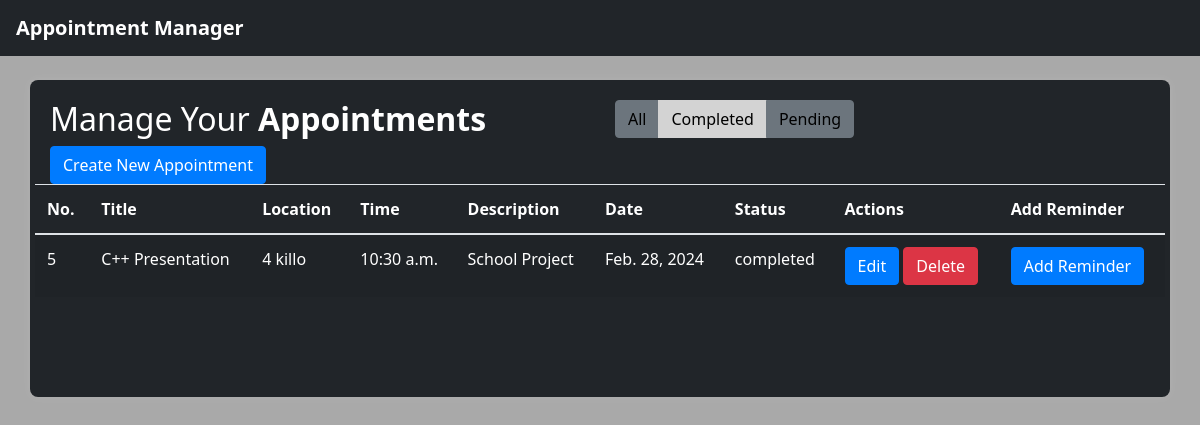
The app's page /appointment/?status=completed with its own data.
### myyapp/models.py (models this page shows, shortened)
class Appointment(models.Model):
    title = models.CharField(max_length=100)
    description = models.TextField()
    date = models.DateField()
    time = models.TimeField()
    location = models.CharField(max_length=100)
    status_choices = [
        ('completed', 'Completed'),
        ('pending', 'Pending'),
    ]
    status = models.CharField(max_length=20, choices=status_choices)
    assigned_to = models.IntegerField(null=True, blank=True)

### myyapp/views.py (the view)
# urls.py: path('appointment/', appointment_list, name='appointment_list'),
def appointment_list(request):
    status = request.GET.get('status', 'all')
    if status == 'all':
        appointments = Appointment.objects.all()
    else:
        appointments = Appointment.objects.filter(status=status)
    any_reminders = any(appointment.reminder_set.exists() for appointment in appointments)
    return render(request, 'appointment_list.html', {'appointments': appointments, 'status': status, 'any_reminders': any_reminders})

### myyapp/templates/appointment_list.html (shortened to what this page needs)
{% extends 'base.html' %}
{% block content %}
<div class="table-wrapper">
    <div class="table-title">
        <div class="row">
            <div class="col-sm-6"><h2>Manage Your <b>Appointments</b></h2></div>
            <div class="col-sm-6">
                <div class="btn-group" data-toggle="buttons">
                    <label class="btn {% if status == 'all' %}btn-primary{% else %}btn-secondary{% endif %}">
                        <a href="?status=all" style="color: black;">All</a>
                    </label>
                    <label class="btn" style="background-color: lightgrey;">
                        <a href="?status=completed" style="color: black;">Completed</a>
                    </label>
                    <label class="btn {% if status == 'pending' %}btn-danger{% else %}btn-secondary{% endif %}">
                        <a href="?status=pending" style="color: black;">Pending</a>
                    </label>
                </div>
            </div>
        </div>
    </div>
    <div class="row">
        <div class="col-md-12">
            <a href="{% url 'appointment_create' %}" class="btn btn-primary">Create New Appointment</a>
    </div>
    <table class="table table-striped table-hover">
        <thead>
            <tr>
                <th>No.</th>
                <th>Title</th>
                <th>Location</th>
                <th>Time</th>
                <th>Description</th>
                <th>Date</th>
                <th>Status</th>
                <th>Actions</th>
                <th>Add Reminder</th>
            </tr>
        </thead>
        <tbody>
            {% for appointment in appointments %}
            <tr>
                <td>{{ appointment.id }}</td>
                <td>{{ appointment.title }}</td>
                <td>{{ appointment.location }}</td>
                <td>{{ appointment.time }}</td>
                <td>{{ appointment.description }}</td>
                <td>{{ appointment.date }}</td>
                <td>{{ appointment.status }}</td>
                <td>
                    <a href="{% url 'appointment_update' appointment.id %}" class="btn btn-primary">Edit</a>
                    <a href="{% url 'appointment_delete' appointment.id %}" class="btn btn-danger">Delete</a>
                </td>
                <td>
                    {% if appointment.reminder_set.exists %}
            <a href="#" class="btn btn-success" disabled>Reminder Set</a>
        {% else %}
            <a href="{% url 'set_reminder_create' appointment.id %}" class="btn btn-primary">Add Reminder</a>
        {% endif %}
                </td>
            </tr>
            {% endfor %}
        </tbody>
    </table>
</div>
{% endblock %}

### myyapp/templates/base.html (style rules this page uses)
body { font-family: 'Segoe UI', Tahoma, Geneva, Verdana, sans-serif; background-color: darkgrey; color: #fff; }
.table { color: #fff; }

### records on screen
Appointment: id "5", title "C++ Presentation", location "4 killo", time "10:30 a.m.", description "School Project", date "Feb. 28, 2024", status "completed", shows "Add Reminder"
